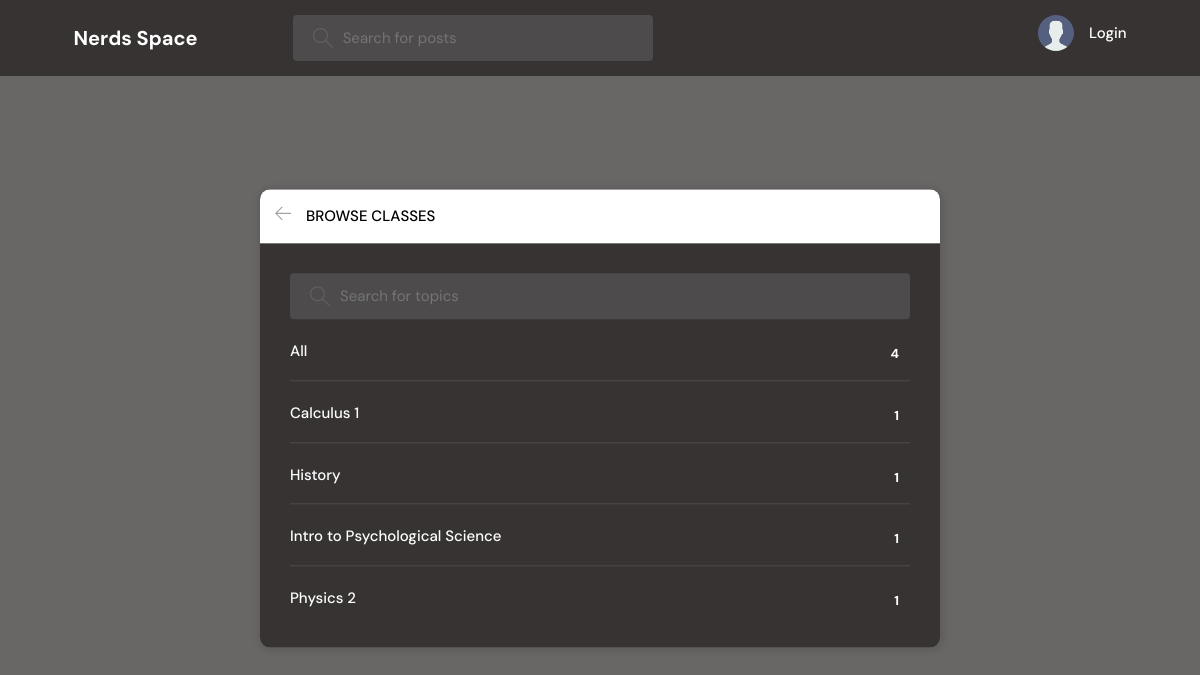
Page /topics/ on the committed database.
### base/models.py (models this page shows, shortened)
class Topic(models.Model):
    name = models.CharField(max_length=200)

### base/views.py (the view)
# urls.py: path('topics/', views.topicsPage, name="topics"),
def topicsPage(request):
    q = request.GET.get('q') if request.GET.get('q') != None else ''
    topics = Topic.objects.filter(name__icontains=q)
    return render(request, 'base/topics.html', {'topics': topics})

### base/templates/base/topics.html (shortened to what this page needs)
{% extends 'main.html' %}
{% block content %}
<main class="create-room layout">
  <div class="container">
    <div class="layout__box">
      <div class="layout__boxHeader">
        <div class="layout__boxTitle">
          <a href="{% url 'home' %}">
            <svg version="1.1" xmlns="http://www.w3.org/2000/svg" width="32" height="32" viewBox="0 0 32 32">
              <title>arrow-left</title>
              <path
                d="M13.723 2.286l-13.723 13.714 13.719 13.714 1.616-1.611-10.96-10.96h27.625v-2.286h-27.625l10.965-10.965-1.616-1.607z">
              </path>
            </svg>
          </a>
          <h3>Browse Classes</h3>
        </div>
      </div>
      <div class="topics-page layout__body">
        <form action="" method="GET" class="header__search">
          <label>
            <input name="q" placeholder="Search for topics" />
          </label>
        </form>
        <ul class="topics__list">
          <li>
            <a href="{% url 'topics' %}" class="active">All <span>{{topics.count}}</span></a>
          </li>
          {% for topic in topics %}
          <li>
            <a href="{% url 'home' %}?q={{topic.name}}">{{ topic.name }} <span>{{topic.room_set.all.count}}</span></a>
          </li>
          {% endfor %}
        </ul>
      </div>
    </div>
  </div>
</main>
{% endblock content %}

### templates/main.html (style rules this page uses)
:root { --color-main: rgb(162, 162, 162); --color-main-light: #6e9936; --color-dark: rgb(55, 51, 51); --color-dark-medium: rgb(77, 75, 75); --color-dark-light: rgb(255, 255, 255); --color-light: #ffffff; --color-gray: #616060; --color-light-gray: #817f7f; --color-bg: #201E20; --color-error: #fc4b0b; }
* { font-family: "DM Sans", -apple-system, BlinkMacSystemFont, "Segoe UI", Roboto, Oxygen, Ubuntu, Cantarell, "Open Sans", "Helvetica Neue", sans-serif; margin: 0; padding: 0; box-sizing: border-box; text-rendering: optimizeLegibility; color: inherit; font-size: inherit; }
html { font-size: 56.25%; }
@media only screen and (min-width: 1200px) { html { font-size: 62.5%; } }
body { line-height: 1.6; font-weight: 400; font-size: 1.5rem; color: rgb(238, 236, 236); background-color: #696666; background-image: url(../images/pexels-gabriel-peter-696644.jpg); min-height: 100vh; }
a { display: inline-block; color: var(--color-main); text-decoration: none; }
.container { max-width: 120rem; width: 90%; margin: auto; background-image: url(../images/pexels-gabriel-peter-696644.jpg); }
.header__search > label { background-color: var(--color-dark-medium); padding: 1.3rem 1rem; display: flex; align-items: center; gap: 1rem; border-radius: 4px; }
.header__search svg { fill: var(--color-gray); width: 2rem; height: 2rem; margin-left: 1rem; }
.header__search input { width: 30rem; background: transparent; border: none; outline: none; color: var(--color-light); }
.layout { margin-top: 2.4rem; }
.layout > .container { display: flex; justify-content: space-between; align-items: flex-start; }
.layout__box { width: 90%; max-width: 48rem; min-height: 40rem; position: absolute; top: 50%; left: 50%; transform: translate(-50%, -46%); background-color: var(--color-dark); border-radius: 1rem; box-shadow: 1px 1px 6px 3px rgba(0, 0, 0, 0.1); overflow: hidden; }
.layout__boxHeader { display: flex; padding: 1.5rem; background-color: var(--color-dark-light); }
.layout__boxTitle { display: flex; gap: 1.5rem; align-items: center; }
.layout__boxTitle h3 { text-transform: uppercase; font-weight: 500; color: black; }
.layout__boxTitle svg { width: 1.6rem; height: 1.6rem; fill: var(--color-main); }
.layout__body { margin: 3rem; }
.topics__list { list-style: none; }
.topics__list li a { display: flex; justify-content: space-between; margin-bottom: 3rem; font-weight: 500; color: white; transition: all 0.3s ease-in-out; }
.topics__list li a.active, .topics__list li a:hover { color: white; }
.topics__list li a span { padding: 0.5rem 1rem; background-color: var(--color-dark); border-radius: 3px; font-size: 1.3rem; font-weight: 700; letter-spacing: 1px; }
.topics-page .topics__list li:not(:last-child) a { margin: 2rem 0; padding-bottom: 1rem; text-decoration: none; border-bottom: 1px solid var(--color-dark-medium); }
.topics-page .header__search { display: block; }
.create-room.layout .layout__box { max-width: 68rem; }

### rows in the picture
Topic: name "Calculus 1", room_set.all.count "1"
Topic: name "History", room_set.all.count "1"
Topic: name "Intro to Psychological Science", room_set.all.count "1"
Topic: name "Physics 2", room_set.all.count "1"

### other values in the picture
{{ topics.count }} "4"
